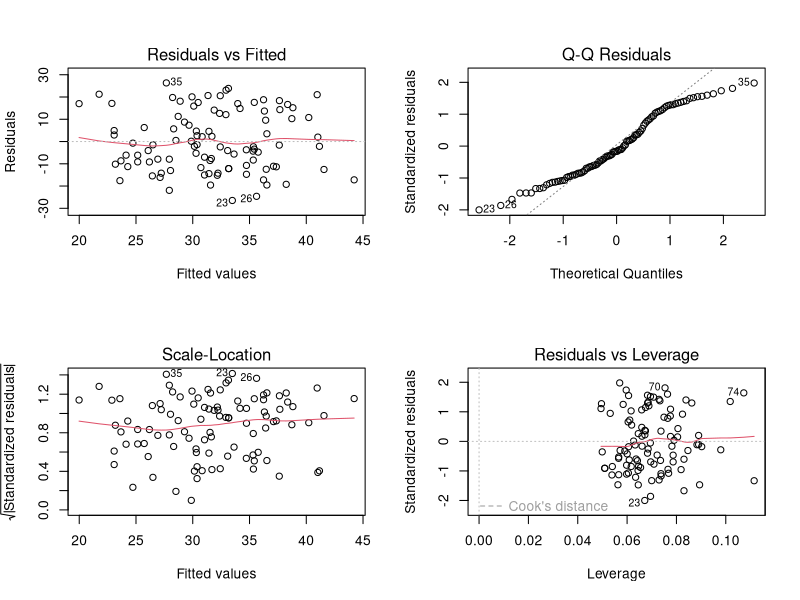

Here is the R script that generated this plot: (Note: this script raises an error after producing the figure.)
library(tidyverse)
library(car)
library(MASS)
library(lmtest)
library(sandwich)
install.packages("sandwich")

set.seed(42)  # Ensure reproducibility

# Simulate data
n <- 100
year_of_construction <- sample(1950:2020, n, replace = TRUE)
location_area <- sample(c("North", "East", "West", "South"), n, replace = TRUE)
building_type <- sample(c("Residential", "Commercial", "Mixed"), n, replace = TRUE)

# Simulate number of floors 
number_of_floors <- round(runif(n, min = 5, max = 50) + 
                            (year_of_construction - 1950) / 10 + 
                            ifelse(location_area == "North", 5, 0) + 
                            ifelse(building_type == "Commercial", 3, 0) + 
                            rnorm(n, 0, 5))

# Create dataframe
buildings_df <- data.frame(number_of_floors, year_of_construction, location_area, building_type)

# Linear regression analysis
reg_model <- lm(number_of_floors ~ year_of_construction + location_area + building_type, data = buildings_df)
summary(reg_model)

# Tests
# Check for linearity and homoscedasticity
par(mfrow=c(2,2))
plot(reg_model)

# Test for Normality of Residuals 
shapiro.test(residuals(reg_model))

# Test for multicollinearity
vif(reg_model)

# Test for heteroscedasticity (Breusch-Pagan test & White test)
bptest(reg_model)
bptest(reg_model, ~ fitted.values(reg_model) + I(fitted.values(reg_model)^2), data = buildings_df)

# Coefficient significance tests
coef(summary(reg_model))

# Collinearity diagnostics
colldiag <- colldiag(reg_model, tol=1e-7, plot=TRUE)

# Robust standard errors
coeftest(reg_model, vcov = vcovHC(reg_model, type = "HC1"))
